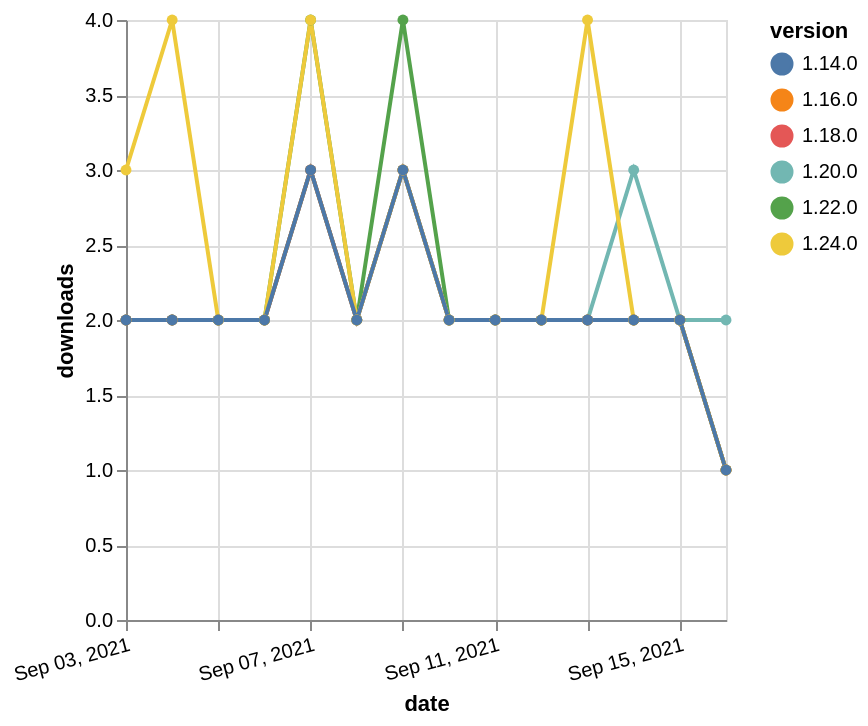

The Vega-Lite source for this figure:
### Vega-Lite specification from a JSON file in a GitHub repository (floating-point values rounded to 4 significant figures)
{"$schema": "https://vega.github.io/schema/vega-lite/v5.json", "description": "A simple bar chart with embedded data.", "data": {"values": [{"date": "2021-09-03", "total": 1516, "delta": 2, "version": "1.18.0"}, {"date": "2021-09-04", "total": 1518, "delta": 2, "version": "1.18.0"}, {"date": "2021-09-05", "total": 1520, "delta": 2, "version": "1.18.0"}, {"date": "2021-09-06", "total": 1522, "delta": 2, "version": "1.18.0"}, {"date": "2021-09-07", "total": 1525, "delta": 3, "version": "1.18.0"}, {"date": "2021-09-08", "total": 1527, "delta": 2, "version": "1.18.0"}, {"date": "2021-09-09", "total": 1530, "delta": 3, "version": "1.18.0"}, {"date": "2021-09-10", "total": 1532, "delta": 2, "version": "1.18.0"}, {"date": "2021-09-11", "total": 1534, "delta": 2, "version": "1.18.0"}, {"date": "2021-09-12", "total": 1536, "delta": 2, "version": "1.18.0"}, {"date": "2021-09-13", "total": 1538, "delta": 2, "version": "1.18.0"}, {"date": "2021-09-14", "total": 1540, "delta": 2, "version": "1.18.0"}, {"date": "2021-09-15", "total": 1542, "delta": 2, "version": "1.18.0"}, {"date": "2021-09-16", "total": 1543, "delta": 1, "version": "1.18.0"}, {"date": "2021-09-03", "total": 742, "delta": 2, "version": "1.22.0"}, {"date": "2021-09-04", "total": 744, "delta": 2, "version": "1.22.0"}, {"date": "2021-09-05", "total": 746, "delta": 2, "version": "1.22.0"}, {"date": "2021-09-06", "total": 748, "delta": 2, "version": "1.22.0"}, {"date": "2021-09-07", "total": 752, "delta": 4, "version": "1.22.0"}, {"date": "2021-09-08", "total": 754, "delta": 2, "version": "1.22.0"}, {"date": "2021-09-09", "total": 758, "delta": 4, "version": "1.22.0"}, {"date": "2021-09-10", "total": 760, "delta": 2, "version": "1.22.0"}, {"date": "2021-09-11", "total": 762, "delta": 2, "version": "1.22.0"}, {"date": "2021-09-12", "total": 764, "delta": 2, "version": "1.22.0"}, {"date": "2021-09-13", "total": 766, "delta": 2, "version": "1.22.0"}, {"date": "2021-09-14", "total": 768, "delta": 2, "version": "1.22.0"}, {"date": "2021-09-15", "total": 770, "delta": 2, "version": "1.22.0"}, {"date": "2021-09-16", "total": 771, "delta": 1, "version": "1.22.0"}, {"date": "2021-09-03", "total": 1096, "delta": 2, "version": "1.20.0"}, {"date": "2021-09-04", "total": 1098, "delta": 2, "version": "1.20.0"}, {"date": "2021-09-05", "total": 1100, "delta": 2, "version": "1.20.0"}, {"date": "2021-09-06", "total": 1102, "delta": 2, "version": "1.20.0"}, {"date": "2021-09-07", "total": 1105, "delta": 3, "version": "1.20.0"}, {"date": "2021-09-08", "total": 1107, "delta": 2, "version": "1.20.0"}, {"date": "2021-09-09", "total": 1110, "delta": 3, "version": "1.20.0"}, {"date": "2021-09-10", "total": 1112, "delta": 2, "version": "1.20.0"}, {"date": "2021-09-11", "total": 1114, "delta": 2, "version": "1.20.0"}, {"date": "2021-09-12", "total": 1116, "delta": 2, "version": "1.20.0"}, {"date": "2021-09-13", "total": 1118, "delta": 2, "version": "1.20.0"}, {"date": "2021-09-14", "total": 1121, "delta": 3, "version": "1.20.0"}, {"date": "2021-09-15", "total": 1123, "delta": 2, "version": "1.20.0"}, {"date": "2021-09-16", "total": 1125, "delta": 2, "version": "1.20.0"}, {"date": "2021-09-03", "total": 1639, "delta": 2, "version": "1.16.0"}, {"date": "2021-09-04", "total": 1641, "delta": 2, "version": "1.16.0"}, {"date": "2021-09-05", "total": 1643, "delta": 2, "version": "1.16.0"}, {"date": "2021-09-06", "total": 1645, "delta": 2, "version": "1.16.0"}, {"date": "2021-09-07", "total": 1648, "delta": 3, "version": "1.16.0"}, {"date": "2021-09-08", "total": 1650, "delta": 2, "version": "1.16.0"}, {"date": "2021-09-09", "total": 1653, "delta": 3, "version": "1.16.0"}, {"date": "2021-09-10", "total": 1655, "delta": 2, "version": "1.16.0"}, {"date": "2021-09-11", "total": 1657, "delta": 2, "version": "1.16.0"}, {"date": "2021-09-12", "total": 1659, "delta": 2, "version": "1.16.0"}, {"date": "2021-09-13", "total": 1661, "delta": 2, "version": "1.16.0"}, {"date": "2021-09-14", "total": 1663, "delta": 2, "version": "1.16.0"}, {"date": "2021-09-15", "total": 1665, "delta": 2, "version": "1.16.0"}, {"date": "2021-09-16", "total": 1666, "delta": 1, "version": "1.16.0"}, {"date": "2021-09-03", "total": 238, "delta": 3, "version": "1.24.0"}, {"date": "2021-09-04", "total": 242, "delta": 4, "version": "1.24.0"}, {"date": "2021-09-05", "total": 244, "delta": 2, "version": "1.24.0"}, {"date": "2021-09-06", "total": 246, "delta": 2, "version": "1.24.0"}, {"date": "2021-09-07", "total": 250, "delta": 4, "version": "1.24.0"}, {"date": "2021-09-08", "total": 252, "delta": 2, "version": "1.24.0"}, {"date": "2021-09-09", "total": 255, "delta": 3, "version": "1.24.0"}, {"date": "2021-09-10", "total": 257, "delta": 2, "version": "1.24.0"}, {"date": "2021-09-11", "total": 259, "delta": 2, "version": "1.24.0"}, {"date": "2021-09-12", "total": 261, "delta": 2, "version": "1.24.0"}, {"date": "2021-09-13", "total": 265, "delta": 4, "version": "1.24.0"}, {"date": "2021-09-14", "total": 267, "delta": 2, "version": "1.24.0"}, {"date": "2021-09-15", "total": 269, "delta": 2, "version": "1.24.0"}, {"date": "2021-09-16", "total": 270, "delta": 1, "version": "1.24.0"}, {"date": "2021-09-03", "total": 2039, "delta": 2, "version": "1.14.0"}, {"date": "2021-09-04", "total": 2041, "delta": 2, "version": "1.14.0"}, {"date": "2021-09-05", "total": 2043, "delta": 2, "version": "1.14.0"}, {"date": "2021-09-06", "total": 2045, "delta": 2, "version": "1.14.0"}, {"date": "2021-09-07", "total": 2048, "delta": 3, "version": "1.14.0"}, {"date": "2021-09-08", "total": 2050, "delta": 2, "version": "1.14.0"}, {"date": "2021-09-09", "total": 2053, "delta": 3, "version": "1.14.0"}, {"date": "2021-09-10", "total": 2055, "delta": 2, "version": "1.14.0"}, {"date": "2021-09-11", "total": 2057, "delta": 2, "version": "1.14.0"}, {"date": "2021-09-12", "total": 2059, "delta": 2, "version": "1.14.0"}, {"date": "2021-09-13", "total": 2061, "delta": 2, "version": "1.14.0"}, {"date": "2021-09-14", "total": 2063, "delta": 2, "version": "1.14.0"}, {"date": "2021-09-15", "total": 2065, "delta": 2, "version": "1.14.0"}, {"date": "2021-09-16", "total": 2066, "delta": 1, "version": "1.14.0"}]}, "width": "container", "mark": {"type": "line", "point": {"filled": true}}, "encoding": {"x": {"field": "date", "type": "temporal", "timeUnit": "yearmonthdate", "title": "date", "axis": {"labelAngle": -15}}, "y": {"field": "delta", "type": "quantitative", "title": "downloads"}, "color": {"field": "version", "type": "nominal"}, "tooltip": {"field": "delta"}}}
